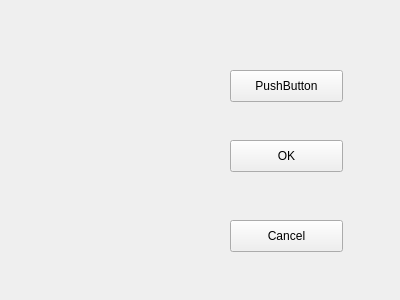
<?xml version="1.0" encoding="UTF-8"?>
<ui version="4.0">
 <class>Hist</class>
 <widget class="QWidget" name="Hist">
  <property name="geometry">
   <rect>
    <x>0</x>
    <y>0</y>
    <width>400</width>
    <height>300</height>
   </rect>
  </property>
  <property name="windowTitle">
   <string>Form</string>
  </property>
  <widget class="QPushButton" name="pushButton">
   <property name="geometry">
    <rect>
     <x>230</x>
     <y>70</y>
     <width>113</width>
     <height>32</height>
    </rect>
   </property>
   <property name="text">
    <string>PushButton</string>
   </property>
  </widget>
  <widget class="QPushButton" name="pushButton_2">
   <property name="geometry">
    <rect>
     <x>230</x>
     <y>140</y>
     <width>113</width>
     <height>32</height>
    </rect>
   </property>
   <property name="text">
    <string>OK</string>
   </property>
  </widget>
  <widget class="QPushButton" name="pushButton_3">
   <property name="geometry">
    <rect>
     <x>230</x>
     <y>220</y>
     <width>113</width>
     <height>32</height>
    </rect>
   </property>
   <property name="text">
    <string>Cancel</string>
   </property>
  </widget>
 </widget>
 <resources/>
 <connections/>
</ui>
